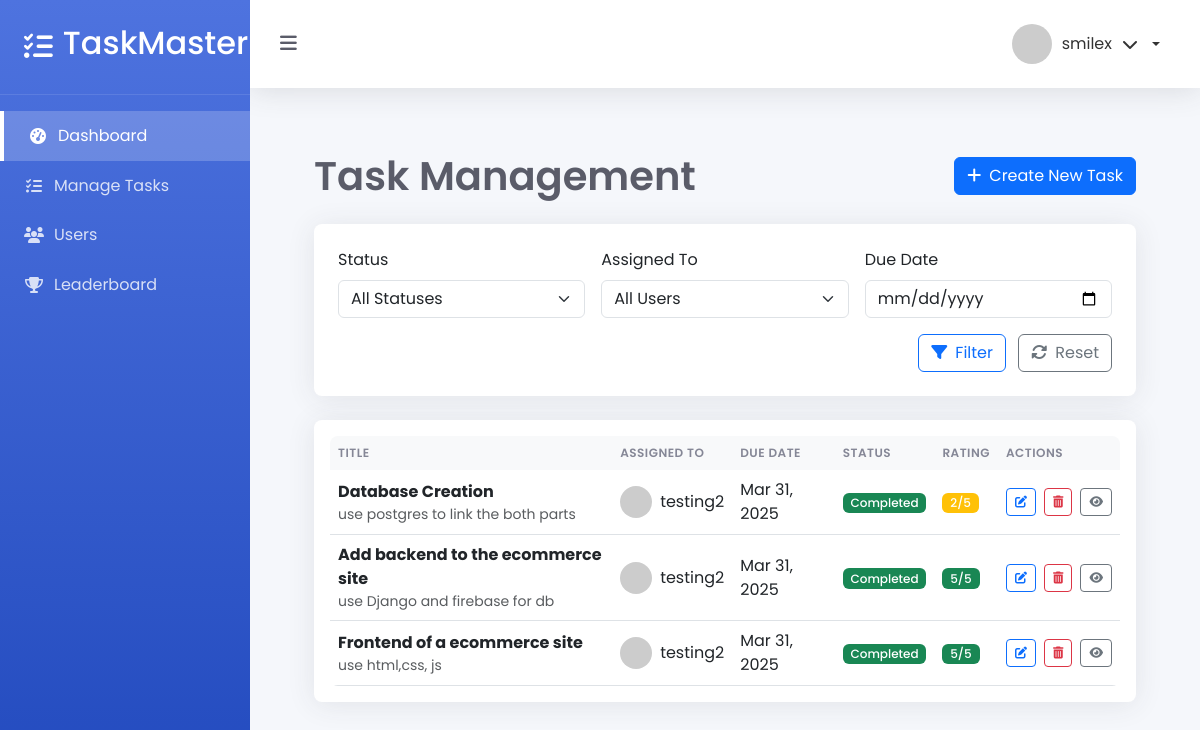
Before: /manage-tasks/ (signed in) with the older database file.
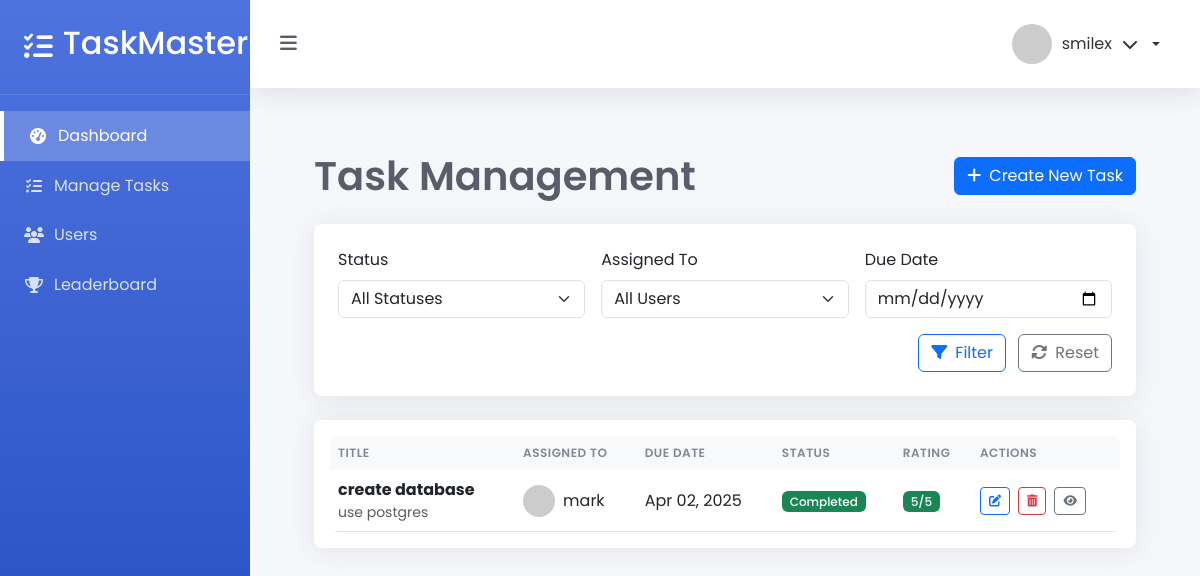
After: the same page with the newer database file.
### myapp/models.py (models this page shows, shortened)
class CustomUser(AbstractUser):
    is_admin = models.BooleanField(default=False)
    points = models.IntegerField(default=0)
    rewards = models.IntegerField(default=0)

class Task(models.Model):
    STATUS_CHOICES = [
        ('pending', 'Pending'),
        ('in_progress', 'In Progress'),
        ('completed', 'Completed'),
        ('verified', 'Verified'),
    ]
    title = models.CharField(max_length=200)
    description = models.TextField()
    created_by = models.ForeignKey(CustomUser, on_delete=models.CASCADE, related_name='created_tasks')
    assigned_to = models.ForeignKey(CustomUser, on_delete=models.CASCADE, related_name='assigned_tasks')
    created_at = models.DateTimeField(auto_now_add=True)
    updated_at = models.DateTimeField(auto_now=True)
    due_date = models.DateTimeField()
    status = models.CharField(max_length=20, choices=STATUS_CHOICES, default='pending')
    rating = models.IntegerField(
        null=True,
        blank=True,
        validators=[MinValueValidator(1), MaxValueValidator(5)]
    )
    admin_notes = models.TextField(null=True, blank=True)
    tracker = FieldTracker()  # For tracking field changes

### myapp/views.py (the view)
# urls.py: path('manage-tasks/', manage_tasks, name='managetasks'),
@login_required
def manage_tasks(request):
    tasks = Task.objects.all().order_by('-created_at')
    users = CustomUser.objects.all()
    status_filter = request.GET.get('status')
    if status_filter:
        tasks = tasks.filter(status=status_filter)
    assigned_to_filter = request.GET.get('assigned_to')
    if assigned_to_filter:
        tasks = tasks.filter(assigned_to__id=assigned_to_filter)
    due_date_filter = request.GET.get('due_date')
    if due_date_filter:
        tasks = tasks.filter(due_date__date=due_date_filter)
    context = {
        'tasks': tasks,
        'users': users,
        'status_choices': Task.STATUS_CHOICES
    }
    return render(request, 'myapp/manage_tasks.html', context)

### myapp/templates/myapp/manage_tasks.html (shortened to what this page needs)
{% extends "myapp/base_admin.html" %}
{% load static %}
{% block content %}
<div class="admin-tasks-container">
    <div class="d-flex justify-content-between align-items-center mb-4">
        <h1 class="page-title">Task Management</h1>
        <a href="{% url 'create_task' %}" class="btn btn-primary">
            <i class="fas fa-plus me-2"></i>Create New Task
        </a>
    </div>
    <div class="card filter-card mb-4">
        <div class="card-body">
            <form class="row g-3">
                <div class="col-md-4">
                    <label class="form-label">Status</label>
                    <select class="form-select" name="status">
                        <option value="">All Statuses</option>
                    </select>
                </div>
                <div class="col-md-4">
                    <label class="form-label">Assigned To</label>
                    <select class="form-select" name="assigned_to">
                        <option value="">All Users</option>
                    </select>
                </div>
                <div class="col-md-4">
                    <label class="form-label">Due Date</label>
                    <input type="date" class="form-control" name="due_date" value="{{ request.GET.due_date }}">
                </div>
                <div class="col-12 text-end">
                    <button type="submit" class="btn btn-outline-primary me-2">
                        <i class="fas fa-filter me-2"></i>Filter
                    </button>
                    <a href="{% url 'managetasks' %}" class="btn btn-outline-secondary">
                        <i class="fas fa-sync-alt me-2"></i>Reset
                    </a>
                </div>
            </form>
        </div>
    </div>
    <div class="card">
        <div class="card-body">
            <div class="table-responsive">
                <table class="table table-hover align-middle">
                    <thead class="table-light">
                        <tr>
                            <th>Title</th>
                            <th>Assigned To</th>
                            <th>Due Date</th>
                            <th>Status</th>
                            <th>Rating</th>
                            <th>Actions</th>
                        </tr>
                    </thead>
                    <tbody>
                        {% for task in tasks %}
                        <tr>
                            <td>
                                <strong>{{ task.title }}</strong>
                                <p class="text-muted mb-0 small">{{ task.description|truncatechars:50 }}</p>
                            </td>
                            <td>
                                <div class="d-flex align-items-center">
                                    <img src="https://ui-avatars.com/api/?name={{ task.assigned_to.username }}&background=random"
                                         class="avatar-sm rounded-circle me-2"
                                         alt="{{ task.assigned_to.username }}">
                                    {{ task.assigned_to.username }}
                                </div>
                            </td>
                            <td>
                                {% if task.due_date %}
                                <span class="{% if task.is_overdue %}text-danger{% endif %}">
                                    {{ task.due_date|date:"M d, Y" }}
                                </span>
                                {% else %}
                                <span class="text-muted">No due date</span>
                                {% endif %}
                            </td>
                            <td>
                                <span class="badge
                                    {% if task.status == 'completed' %}bg-success
                                    {% elif task.status == 'in_progress' %}bg-info
                                    {% else %}bg-warning{% endif %}">
                                    {{ task.get_status_display }}
                                </span>
                            </td>
                            <td>
                                {% if task.rating %}
                                <span class="badge
                                    {% if task.rating >= 4 %}bg-success
                                    {% elif task.rating >= 2 %}bg-warning
                                    {% else %}bg-danger{% endif %}">
                                    {{ task.rating }}/5
                                </span>
                                {% else %}
                                <span class="badge bg-secondary">Not rated</span>
                                {% endif %}
                            </td>
                            <td>
                                <div class="d-flex gap-2">
                                    <a href="{% url 'edit_task' task.id %}" class="btn btn-sm btn-outline-primary" title="Edit">
                                        <i class="fas fa-edit"></i>
                                    </a>
                                    <button class="btn btn-sm btn-outline-danger delete-task-btn"
                                            title="Delete"
                                            data-task-id="{{ task.id }}"
                                            data-task-title="{{ task.title }}"
                                            data-delete-url="{% url 'delete_task' task.id %}">
                                        <i class="fas fa-trash-alt"></i>
                                    </button>
                                    <button class="btn btn-sm btn-outline-secondary view-task-btn"
                                            title="View Details"
                                            data-task-id="{{ task.id }}"
                                            data-task-title="{{ task.title }}"
                                            data-task-description="{{ task.description }}"
                                            data-task-status="{{ task.status }}"
                                            data-task-status-display="{{ task.get_status_display }}"
                                            data-task-assigned-to="{{ task.assigned_to.username }}"
                                            data-task-created-by="{{ task.created_by.username }}"
                                            data-task-created="{{ task.created_at|date:'M d, Y H:i' }}"
                                            data-task-due="{{ task.due_date|date:'M d, Y H:i' }}"
                                            data-task-rating="{{ task.rating|default:0 }}"
                                            data-task-is-overdue="{% if task.is_overdue %}true{% else %}false{% endif %}"
                                            data-task-notes="{{ task.admin_notes|default:'No notes' }}"
                                            data-edit-url="{% url 'edit_task' task.id %}">
                                        <i class="fas fa-eye"></i>
                                    </button>
                                </div>
                            </td>
                        </tr>
                        {% endfor %}
                    </tbody>
                </table>
            </div>
        </div>
    </div>
</div>
{% endblock %}

### myapp/templates/myapp/base_admin.html (shortened to what this page needs)
{% load static %}
<!DOCTYPE html>
<html lang="en">
<head>
    <link href="https://cdn.jsdelivr.net/npm/bootstrap@5.3.0/dist/css/bootstrap.min.css" rel="stylesheet">
    <link rel="stylesheet" href="https://cdnjs.cloudflare.com/ajax/libs/font-awesome/6.4.0/css/all.min.css">
    <link rel="stylesheet" href="{% static 'css/admin.css' %}">
</head>
<body class="admin-body">
    <div class="admin-container">
        <div class="admin-sidebar">
            <div class="sidebar-header">
                <div class="logo-container">
                    <i class="fas fa-tasks logo-icon"></i>
                    <h2>TaskMaster</h2>
                </div>
            </div>
            <nav class="sidebar-nav">
                <a href="{% url 'admin_dashboard' %}" class="nav-item active">
                    <i class="fas fa-tachometer-alt"></i>
                    <span>Dashboard</span>
                </a>
                <a href="{% url 'managetasks' %}" class="nav-item">
                    <i class="fas fa-tasks"></i>
                    <span>Manage Tasks</span>
                </a>
                <a href="{% url 'users' %}" class="nav-item">
                    <i class="fas fa-users"></i>
                    <span>Users</span>
                </a>
                <a href="{% url 'leaderboard' %}" class="nav-item">
                    <i class="fas fa-trophy"></i>
                    <span>Leaderboard</span>
                </a>
            </nav>
        </div>
        <div class="admin-main">
            <header class="admin-header">
                <div class="header-left">
                    <button class="sidebar-toggle">
                        <i class="fas fa-bars"></i>
                    </button>
                </div>
                <div class="header-right">
                    <div class="user-profile dropdown">
                        <div class="dropdown-toggle" data-bs-toggle="dropdown" aria-expanded="false">
                            <img src="https://ui-avatars.com/api/?name={{ request.user.username }}&background=random" alt="User">
                            <span>{{ request.user.username }}</span>
                            <i class="fas fa-chevron-down"></i>
                        </div>
                    </div>
                </div>
            </header>
            <main class="admin-content">
                {% block content %}{% endblock %}
            </main>
        </div>
    </div>
</body>
</html>

### static/css/admin.css (style rules this page uses)
:root { --primary: #4e73df; --secondary: #858796; --success: #1cc88a; --info: #36b9cc; --warning: #f6c23e; --danger: #e74a3b; --light: #f8f9fc; --dark: #5a5c69; --sidebar-width: 250px; }
body.admin-body { font-family: 'Poppins', sans-serif; background-color: #f5f7fb; color: #333; overflow-x: hidden; }
.admin-container { display: flex; min-height: 100vh; }
.admin-sidebar { width: var(--sidebar-width); background: linear-gradient(180deg, var(--primary) 0%, #224abe 100%); color: white; transition: all 0.3s; position: fixed; height: 100vh; z-index: 1000; }
.sidebar-header { padding: 1.5rem; border-bottom: 1px solid rgba(255, 255, 255, 0.1); }
.logo-container { display: flex; align-items: center; gap: 10px; }
.logo-icon { font-size: 1.8rem; }
.sidebar-nav { padding: 1rem 0; }
.nav-item { display: flex; align-items: center; padding: 0.8rem 1.5rem; color: rgba(255, 255, 255, 0.8); text-decoration: none; transition: all 0.3s; gap: 10px; }
.nav-item.active { background: rgba(255, 255, 255, 0.2); color: white; border-left: 4px solid white; }
.nav-item i { width: 20px; text-align: center; }
.admin-main { flex: 1; margin-left: var(--sidebar-width); transition: all 0.3s; }
.admin-header { background: white; padding: 1rem 1.5rem; display: flex; justify-content: space-between; align-items: center; box-shadow: 0 0.15rem 1.75rem 0 rgba(58, 59, 69, 0.15); position: sticky; top: 0; z-index: 100; }
.header-left, .header-right { display: flex; align-items: center; gap: 20px; }
.sidebar-toggle { background: none; border: none; color: var(--dark); font-size: 1.2rem; cursor: pointer; }
.user-profile { display: flex; align-items: center; gap: 10px; cursor: pointer; }
.user-profile img { width: 40px; height: 40px; border-radius: 50%; object-fit: cover; }
.admin-content { padding: 2rem; }
.card { border: none; border-radius: 0.5rem; box-shadow: 0 0.15rem 1.75rem 0 rgba(58, 59, 69, 0.1); margin-bottom: 2rem; transition: transform 0.3s; }
.bg-success { background: var(--success); }
.user-profile { position: relative; }
.user-profile .dropdown-toggle { display: flex; align-items: center; gap: 10px; cursor: pointer; padding: 0.5rem 1rem; border-radius: 50px; transition: all 0.3s; }

### myapp/templates/myapp/manage_tasks.html (style rules this page uses)
:root { --primary: #4e73df; --secondary: #858796; --success: #1cc88a; --info: #36b9cc; --warning: #f6c23e; --danger: #e74a3b; --light: #f8f9fc; --dark: #5a5c69; }
.admin-tasks-container { padding: 2rem; }
.page-title { font-weight: 600; color: var(--dark); margin: 0; }
.filter-card { border: none; box-shadow: 0 0.15rem 1.75rem 0 rgba(58, 59, 69, 0.1); }
.filter-card .card-body { padding: 1.5rem; }
.table-responsive { border-radius: 0.5rem; overflow: hidden; }
.table { margin-bottom: 0; }
.table thead th { border-bottom: none; font-weight: 600; text-transform: uppercase; font-size: 0.75rem; letter-spacing: 0.5px; color: var(--secondary); background-color: #f8f9fa; }
.table tbody tr { transition: all 0.2s; }
.avatar-sm { width: 32px; height: 32px; object-fit: cover; }
.badge { font-weight: 500; padding: 0.35em 0.65em; font-size: 0.75em; }
.btn-sm { padding: 0.25rem 0.5rem; font-size: 0.75rem; }

Changed rows visible on the page:
removed Task: title "Database Creation", description "use postgres to link the both parts", assigned_to.username "testing2", due_date "Mar 31, 2025", status "Completed", rating "2"
removed Task: title "Add backend to the ecommerce site", description "use Django and firebase for db", assigned_to.username "testing2", due_date "Mar 31, 2025", status "Completed", rating "5"
removed Task: title "Frontend of a ecommerce site", description "use html,css, js", assigned_to.username "testing2", due_date "Mar 31, 2025", status "Completed", rating "5"
added Task: title "create database", description "use postgres", assigned_to.username "mark", due_date "Apr 02, 2025", status "Completed", rating "5"
